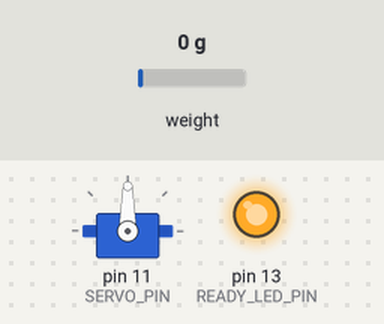
Bench run of a sketch on a simulated Arduino Uno, built with avr-gcc and run on an emulated ATmega328P. On the bench: servo, output pins drawn as LEDs (lit = HIGH). The test bench sets the inputs (shaded band); at power-on: weight on the scale 0 g. What the sketch prints to the serial monitor is not drawn.

Above: at 2.2 s.
2.3 s: weight on the scale set to 2 g
At 3.6 s:
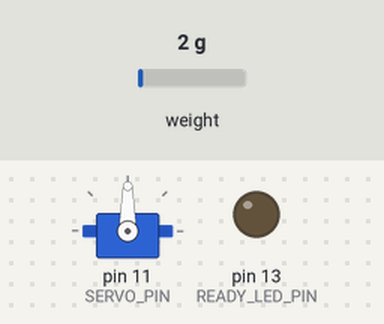
At 5.2 s:
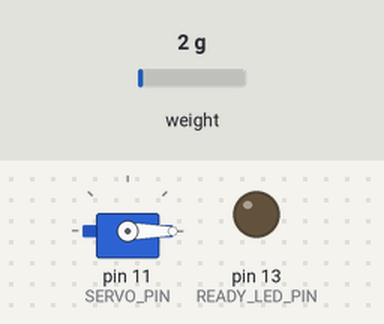
Timing chart, 0 to 7.8 s (numbered marks = the images above; inputs shaded):
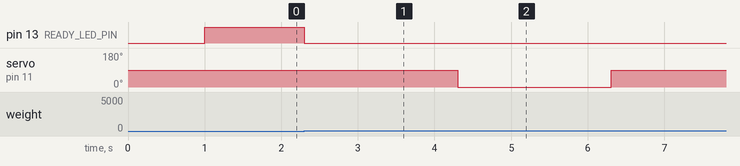

Measured:
- the behaviour switches between 0 and 1 g on weight on the scale (found by bisection; images 0 and 1)
- after the input at 2.3 s, pin 13 (READY_LED_PIN): HIGH → LOW at once; servo on pin 11 (SERVO_PIN): 90° → 0° after 2.0 s, → 90° 2.0 s later

The sketch:

loadcell_sorter.ino
```cpp
#include "HX711.h"
#include <Servo.h>

const int LOADCELL_DOUT_PIN = 2;
const int LOADCELL_SCK_PIN = 3;
const int SERVO_PIN = 11;
const int READY_LED_PIN = LED_BUILTIN;

HX711 scale;
Servo myServo;

const float DETECT_THRESHOLD = 0.8;
const float REMOVE_THRESHOLD = 0.5;
const float SORT_THRESHOLD = 2.8;
const unsigned long SETTLE_TIME = 1500;
const unsigned long REMOVE_MID_BAND_TIMEOUT = 3000;
const unsigned long REMOVE_POLL_TIME = 100;
const int REMOVE_CONFIRM_SAMPLES = 3;

void waitForRemoval() {
  int belowRemoveCount = 0;
  unsigned long midBandStartedAt = 0;

  while (true) {
    float current = scale.get_units(1);

    if (current < REMOVE_THRESHOLD) {
      belowRemoveCount++;
      if (belowRemoveCount >= REMOVE_CONFIRM_SAMPLES) {
        return;
      }
    }
    else {
      belowRemoveCount = 0;
    }

    // 0.5~0.8g 잔류값은 새 물건으로 다시 감지되지 않는 구간이다.
    // 이 구간에 3초 이상 머물면 제거된 것으로 판정해 무한 대기를 막는다.
    if (current < DETECT_THRESHOLD) {
      if (midBandStartedAt == 0) {
        midBandStartedAt = millis();
      }
      else if (millis() - midBandStartedAt >= REMOVE_MID_BAND_TIMEOUT) {
        Serial.println("잔류 무게 확인. 제거된 것으로 판정");
        return;
      }
    }
    else {
      midBandStartedAt = 0;
    }

    delay(REMOVE_POLL_TIME);
  }
}

void setup() {
  Serial.begin(9600);
  Serial.println("무게 분류 시스템 시작!");

  pinMode(READY_LED_PIN, OUTPUT);
  digitalWrite(READY_LED_PIN, LOW);

  scale.begin(LOADCELL_DOUT_PIN, LOADCELL_SCK_PIN);
  scale.set_scale(2280.f);
  scale.tare();

  myServo.attach(SERVO_PIN);
  myServo.write(90);

  Serial.println("영점 조절 완료. 물건을 올려주세요.");
  digitalWrite(READY_LED_PIN, HIGH);
}

void loop() {
  float instant = scale.get_units(1);

  if (instant >= DETECT_THRESHOLD) {
    digitalWrite(READY_LED_PIN, LOW);
    Serial.println("물건 감지! 안정화 대기 중...");
    delay(SETTLE_TIME);

    float weight = scale.get_units(5);
    Serial.print("측정된 무게: ");
    Serial.print(weight, 1);
    Serial.println(" g");

    if (weight >= SORT_THRESHOLD) {
      Serial.println("2.8g 이상! [오른쪽(180도)]으로 분류");
      myServo.write(180);
      delay(2000);
      myServo.write(90);
      delay(1000);
    }
    else if (weight >= DETECT_THRESHOLD && weight < SORT_THRESHOLD) {
      Serial.println("2.8g 미만! [왼쪽(0도)]으로 분류");
      myServo.write(0);
      delay(2000);
      myServo.write(90);
      delay(1000);
    }

    Serial.println("물건이 치워지길 기다리는 중...");
    waitForRemoval();
    Serial.println("대기 상태로 복귀");
    digitalWrite(READY_LED_PIN, HIGH);
  }

  delay(200);
}
```
